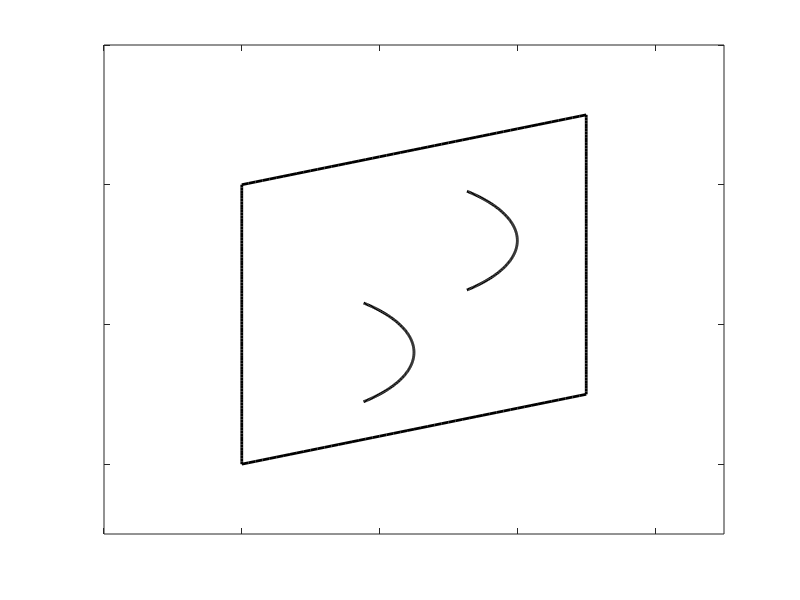
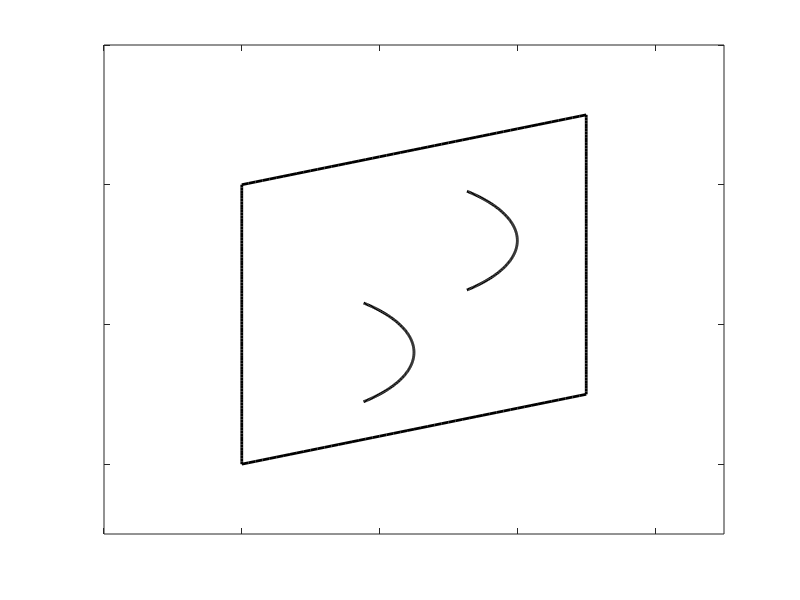
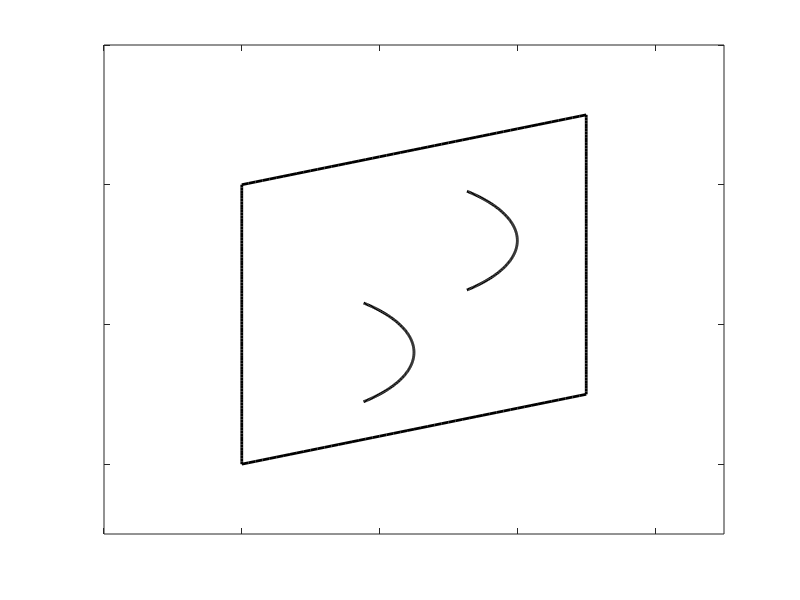

Source code (MATLAB) for these figures, in order:
clear all
close all
clc
a = 1/2; fs = 16; r = 1/4;
x0 = 0; y0 = 0; x1 = 1; y1 = x1+a
x = 0:.01:1/2; xl = 0:.01:1;
th1 = -pi/4:.01:pi/4
plot(x0*ones(size(xl)),xl,'k-','linewidth',2)  
hold on
plot(x,a*x,'k-','linewidth',2)  
plot(x,x1+a*x,'k-','linewidth',2)  
plot(a*x1*ones(size(xl)),a/2+xl,'k-','linewidth',2) 
plot(r*cos(th1),r*sin(th1)+.4,'k-','linewidth',2) 
plot(r*cos(th1)+.15,r*sin(th1)+.8,'k-','linewidth',2) 
set(gca,'xticklabel',[],'yticklabel',[]);
%textt='$\!\!\!\!\!\!\!\!\!\!\!\!\!\!$Two Strings Stuck on a D2-Brane'
%title(textt,'Interpreter','latex','FontSize',fs)
axis([-.2 .7 -.25 1.5])
%axis('square')
print -dpdf dbrane.pdf
print -depsc dbrane.eps
print -deps /Users/kevin/papers/math/dbrane